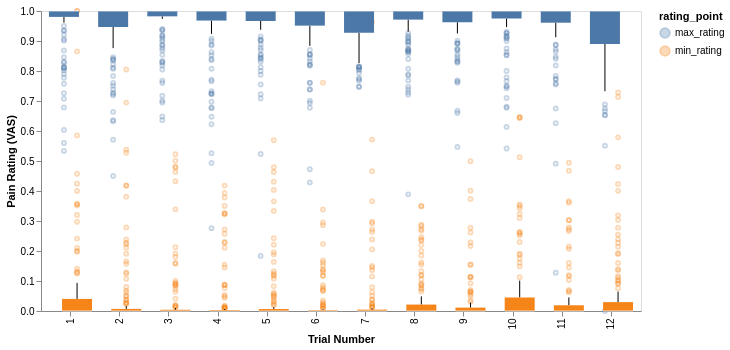

Source (notebook cell):
### Code cell
boxplot = (
    alt.Chart(extrema_ratings)
    .mark_boxplot(size=30, outliers={"size": 15, "opacity": 0.3})
    .encode(
        x=alt.X("trial_number:O", title="Trial Number"),
        y=alt.Y("rating:Q", title="Pain Rating (VAS)"),
        color=alt.Color("rating_point:N"),
        xOffset=alt.XOffset(
            "rating_point:N",
            scale=alt.Scale(paddingInner=1, paddingOuter=1),  # tighten spacing
        ),
    )
)

boxplot.properties(
    width=600,
    height=300,
    # title="Max vs min pain ratings in major decreases across trial numbers",
).configure_axis(grid=False)

### Figure 1 — Vega-Lite specification as saved in the notebook (floating-point values rounded to 4 significant figures; data arrays with more than 128 entries replaced by an {"elided": "..."} marker saying what was removed)
{"config": {"view": {"continuousWidth": 300, "continuousHeight": 300}, "axis": {"grid": false}}, "data": {"name": "data-be0caf964689ec5990133b00ff1c6122"}, "mark": {"type": "boxplot", "outliers": {"size": 15, "opacity": 0.3}, "size": 30}, "encoding": {"color": {"field": "rating_point", "type": "nominal"}, "x": {"field": "trial_number", "title": "Trial Number", "type": "ordinal"}, "xOffset": {"field": "rating_point", "scale": {"paddingInner": 1, "paddingOuter": 1}, "type": "nominal"}, "y": {"field": "rating", "title": "Pain Rating (VAS)", "type": "quantitative"}}, "height": 300, "width": 600, "$schema": "https://vega.github.io/schema/vega-lite/v5.20.1.json", "datasets": {"data-be0caf964689ec5990133b00ff1c6122": {"elided": "2826 records"}}}
